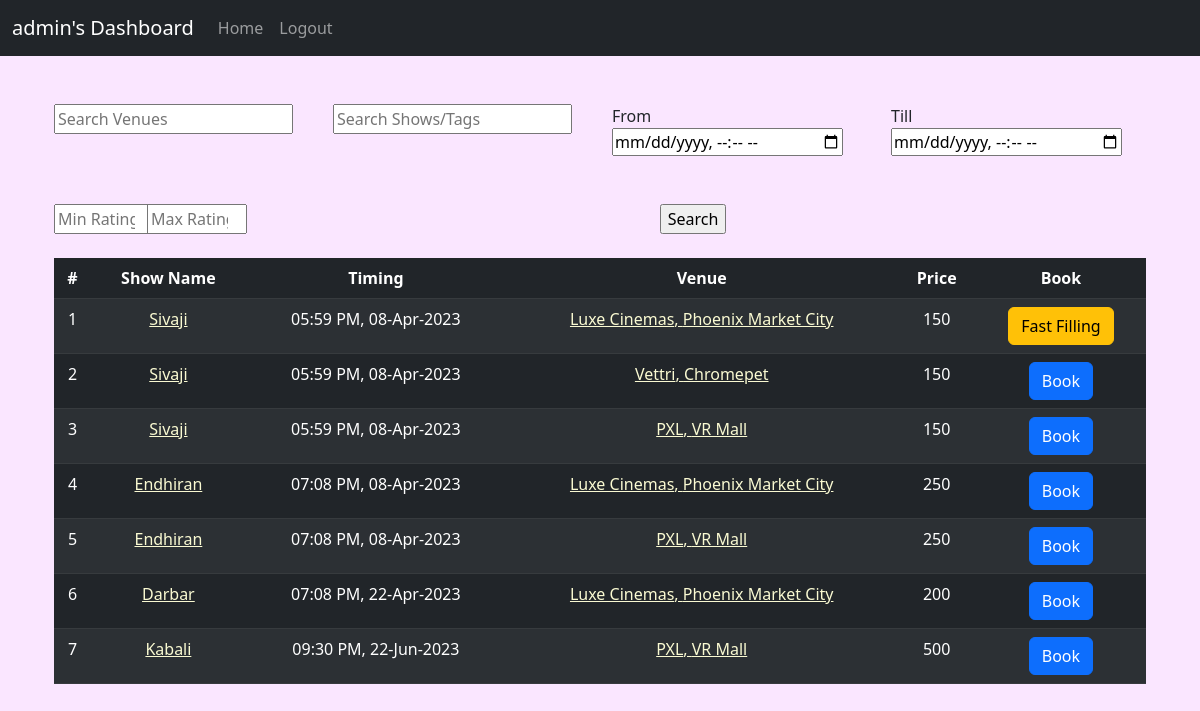
The app's page /index (signed in) with its own data.
### app/models.py (models this page shows, shortened)
class User(UserMixin,db.Model):
    id = db.Column(db.Integer, primary_key = True)
    username = db.Column(db.String(32), unique = True, nullable = False)
    password_hash = db.Column(db.String(128) , nullable = False)
    bookings = db.relationship('Booking', backref = 'user', lazy = 'dynamic')

class Show(db.Model):
    id = db.Column(db.Integer, primary_key = True)
    name = db.Column(db.String(32), index = True, nullable = False)
    caption = db.Column(db.String(128))
    timing = db.Column(db.DateTime, index = True, nullable = False)
    price = db.Column(db.Integer, index = True, nullable = False)
    rating = db.Column(db.Integer, nullable = True)
    rated_bookings = db.Column(db.Integer, default = 0)
    pic = db.Column(db.LargeBinary)
    tags = db.relationship('Tag', backref = 'show', lazy = 'dynamic', cascade = 'all, delete')
    bookings = db.relationship('Booking', backref = 'show', lazy = 'dynamic', cascade = 'all, delete')
    __table_args__ = (UniqueConstraint('name', 'timing', name='u_show_name_timing'),)

class Venue(db.Model):
    id = db.Column(db.Integer, primary_key = True)
    name = db.Column(db.String(32), index = True, nullable = False)
    location = db.Column(db.String(64), index = True, nullable = False)
    caption = db.Column(db.String(128))
    capacity = db.Column(db.Integer, nullable = False)
    pic = db.Column(db.LargeBinary)
    shows = db.relationship('Show', secondary = 'show_venue', backref = 'venues', lazy = 'dynamic')
    bookings = db.relationship('Booking', backref = 'venue', cascade = 'all, delete')
    __table_args__ = (UniqueConstraint('name', 'location', name='u_venue_name_loc'),)

### app/routes.py (the view, shortened to what this page needs)
@app.route('/', methods = ['GET','POST'])
@app.route('/index', methods = ['GET','POST'])
@login_required
def index():
    form = SearchForm()
    sv = []
    all_shows = Show.query
    all_venues = Venue.query
    all_shows = all_shows.order_by(Show.timing.asc())
    for show in all_shows:
        for venue in show.venues:
            if venue in all_venues:
                sv.append((show,venue,Show_Venue.query.get((show.id,venue.id)).sold))
    return render_template('index.html', title = "Search", form=form, sv = sv)

### app/forms.py
class SearchForm(FlaskForm):
    venue_search = StringField('Venue',render_kw={"placeholder": "Search Venues"}, validators = [Optional(),])
    show_search = StringField('Show',render_kw={"placeholder": "Search Shows/Tags"}, validators = [Optional(),])
    from_date = DateTimeLocalField('From', format="%Y-%m-%dT%H:%M", render_kw={"placeholder": "From DateTime: "}, validators = [Optional(),])
    till_date = DateTimeLocalField('Till', format="%Y-%m-%dT%H:%M", render_kw={"placeholder": "To DateTime:"}, validators = [Optional(),])
    min_rating = DecimalField(render_kw={"placeholder": "Min Rating", "style": "width: 100px;", "step":0.1, "min":0, "max":5} , validators = [Optional(),])
    max_rating = DecimalField(render_kw={"placeholder": "Max Rating", "style": "width: 100px;", "step":0.1, "min":0, "max":5} , validators = [Optional(),])
    submit = SubmitField('Search')

### app/models.py (called while the page is built)
@login.user_loader
def load_user(id):
    return User.query.get(int(id))

### app/templates/index.html (shortened to what this page needs)
{% extends "base.html" %}
{% block content %}
<div class="container px-4">
    <form action = "" method="POST" novalidate>
        <div class="row mb-5 ">
            <div class="col">
                {{form.venue_search()}}
            </div>
            <div class="col">
                {{form.show_search()}}
            </div>
            <div class="col">
                {{form.from_date.label}} {{form.from_date()}}
            </div>
            <div class="col">
                {{form.till_date.label}} {{form.till_date()}}
            </div>
        </div>
        <div class="row mb-4">
            <div class="col-1">
                {{form.min_rating()}}
            </div>
            <div class="col-1">
                {{form.max_rating()}}
            </div>
            <div class="col d-flex justify-content-center">
                {{form.submit()}}
            </div>
        </div>
    </form>
    <table class="table table-dark table-striped text-center">
        <thead>
            <tr>
              <th scope="col">#</th>
              <th scope="col">Show Name</th>
              <th scope="col">Timing</th>
              <th scope="col">Venue</th>
              <th scope="col">Price</th>
              <th scope="col">Book</th>
            </tr>
        </thead>
        <tbody>
            {% for x in sv %}
            <tr>
                <td>{{loop.index}}</td>
                <td>
                    <a href="{{url_for('show_page', show_id = x[0].id)}}">
                        {{x[0].name}}
                    </a>
                </td>
                <td>{{x[0].timing.strftime('%I:%M %p, %d-%b-%Y')}}</td>
                <td>
                    <a href="{{url_for('venue_page', venue_id = x[1].id)}}">
                        {{x[1].name}}, {{x[1].location}}
                    </a>
                </td>
                <td>{{x[0].price}}</td>
                <td>
                    {% if x[2] >= x[1].capacity %}
                        <button type="button" class="btn btn-danger" disabled>Houseful</button>
                    {% elif x[2] >= 0.5 * x[1].capacity %}
                        <a href="{{ url_for('book_show' , show_id=x[0].id , venue_id=x[1].id) }}">
                            <button type="button" class="btn btn-warning">Fast Filling</button>
                        </a>
                    {% else %}
                        <a href="{{ url_for('book_show' , show_id=x[0].id , venue_id=x[1].id) }}">
                            <button type="button" class="btn btn-primary">Book</button>
                        </a>
                    {% endif %}
                </td>
            </tr>
            {% endfor %}
        </tbody>
    </table>
</div>
{% endblock %}

### app/templates/base.html (shortened to what this page needs)
<!doctype html>
<html lang="en">
    <head>
        <link href="https://cdn.jsdelivr.net/npm/bootstrap@5.3.0-alpha1/dist/css/bootstrap.min.css" rel="stylesheet">
    </head>
  <body  style="background-color: #fae6ff;">
    <nav class="navbar navbar-expand-lg bg-dark mb-5" data-bs-theme="dark" >
      <div class="container-fluid ">
        <a class="navbar-brand" href="{{url_for('dashboard')}}">{% if current_user.is_authenticated %}{{ current_user.username }}'s Dashboard{% else %}{{title}}{% endif %}</a>
        <div class="collapse navbar-collapse ">
          <div class="navbar-nav">
            <a class="nav-link "  href="{{ url_for('index') }}">Home</a>
            {% if current_user.is_anonymous %}
              <a class="nav-link" href="{{ url_for('login') }}">Login</a>
            {% else %}
              <a class="nav-link" href="{{ url_for('logout') }}">Logout</a>
            {% endif %}
          </div>
        </div>
      </div>
    </nav>
        {% block content %}{% endblock %}
  </body>
</html>

### app/templates/index.html (style rules this page uses)
table a { color:lightgoldenrodyellow; }

### records on screen
User: username "admin"
Show: name "Sivaji", timing "05:59 PM, 08-Apr-2023", name "Luxe Cinemas", location "Phoenix Market City", price "150", name "Vettri", location "Chromepet", name "PXL", location "VR Mall"
Show: name "Endhiran", timing "07:08 PM, 08-Apr-2023", name "Luxe Cinemas", location "Phoenix Market City", price "250", name "PXL", location "VR Mall"
Show: name "Darbar", timing "07:08 PM, 22-Apr-2023", name "Luxe Cinemas", location "Phoenix Market City", price "200"
Show: name "Kabali", timing "09:30 PM, 22-Jun-2023", name "PXL", location "VR Mall", price "500"
